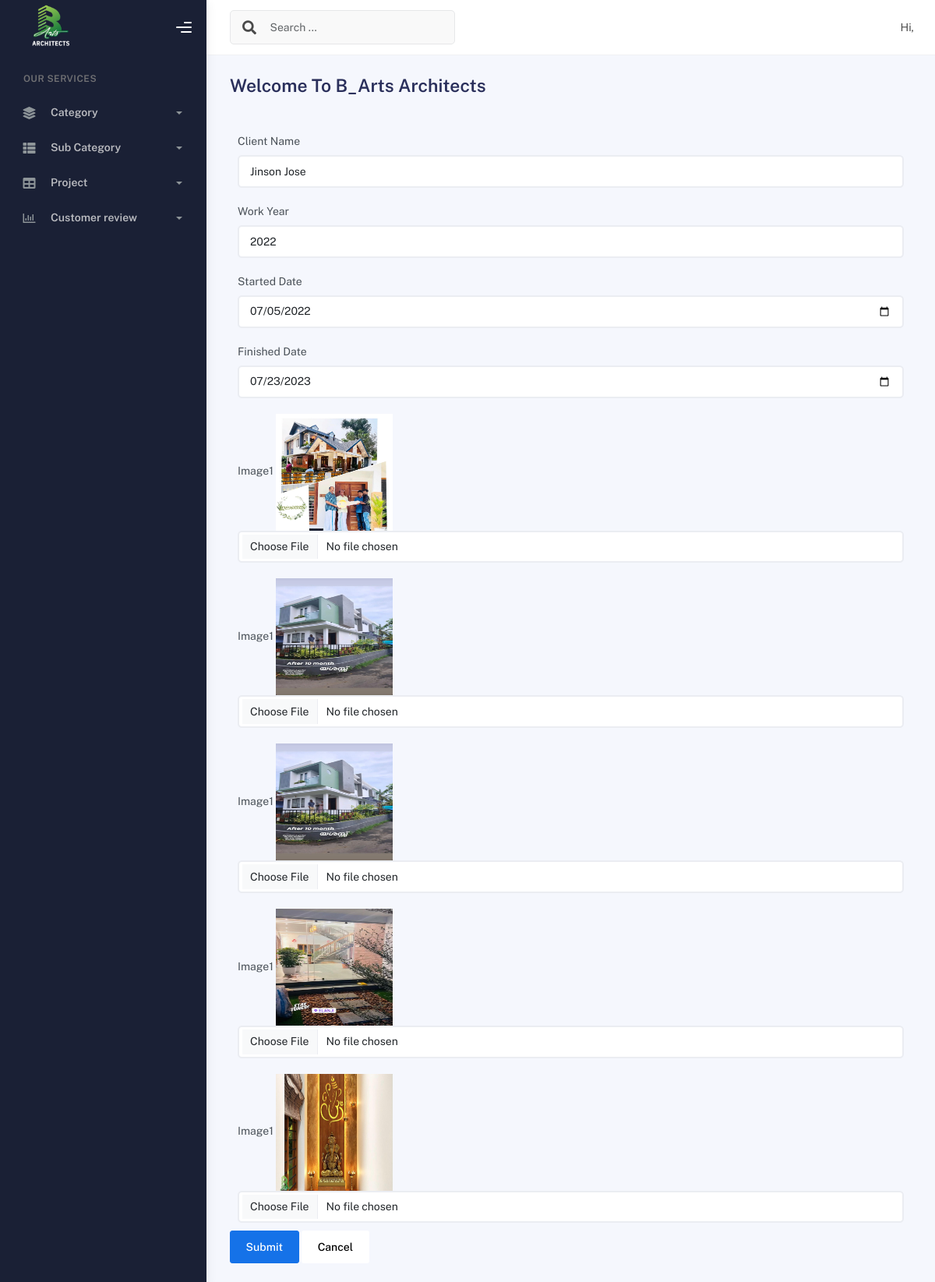
The app's page /Bartsapp/Edit_projects/1/ with its own data.
### Bartsapp/models.py (models this page shows)
class Projectdb(models.Model):
    Client_name=models.CharField(max_length=100,blank=True,null=True)
    Work_year=models.IntegerField(blank=True,null=True)
    Started_date=models.DateField(null=True,blank=True)
    Finished_date=models.DateField(blank=True,null=True)
    Image1=models.ImageField(upload_to="category images",null=True,blank=True)
    Image2=models.ImageField(upload_to="category images",null=True,blank=True)
    Image3=models.ImageField(upload_to="category images",null=True,blank=True)
    Image4=models.ImageField(upload_to="category images",null=True,blank=True)
    Image5=models.ImageField(upload_to="category images",null=True,blank=True)

### Bartsapp/views.py (the view)
# urls.py: path('Edit_projects/<int:pid>/', views.Edit_projects, name="Edit_projects"),
def Edit_projects(req,pid):
    data=Projectdb.objects.get(id=pid)
    return render(req,"Edit_Project.html",{'data':data,})

### Bartsapp/templates/Edit_Project.html (shortened to what this page needs)
<!DOCTYPE html>
<html lang="en">
<head>
</head>
<body>
</body>
<!DOCTYPE html>
{% extends 'index.html'%}
{%block content%}
<html lang="en">
<head>
</head>
<body>
<form class="forms-sample" method="post" action="{% url 'Update_Project' pid=data.id %}" enctype="multipart/form-data">
                    <div class="form-group">
                      </div>
                    <div class="form-group">
                      <label >Client Name</label>
                      <input type="text" class="form-control" id="cname" placeholder="Name" name="name" value="{{data.Client_name}}">
                    </div>
                    <div class="form-group">
                      <label >Work Year</label>
                      <input type="number" class="form-control" id="year"  value="{{data.Work_year}}" name="work">
                    </div>
                        <div class="form-group">
                      <label >Started Date</label>
                      <input type="date" class="form-control" id="syear" placeholder="year" name="syear"
                             value="{{data.Started_date|date:'Y-m-d' }}">
                    </div>
                    <div class="form-group">
                      <label >Finished Date</label>
                      <input type="date" class="form-control" id="eyear" placeholder="year" name="fyear" value="{{data.Finished_date|date:'Y-m-d' }}">
                    </div>
                    <div class="form-group">
                      <label for="exampleInputEmail3">Image1</label>
                        <img src="{{data.Image1.url}}" height="150px" width="150px">
                      <input type="file" class="form-control" id="exampleInputEmail1" placeholder="" name="image1">
                    </div>
                        <div class="form-group">
                      <label for="exampleInputEmail3">Image1</label>
                        <img src="{{data.Image2.url}}" height="150px" width="150px">
                      <input type="file" class="form-control" id="exampleInputEmail2" placeholder="" name="image2">
                    </div>
                    <div class="form-group">
                      <label for="exampleInputEmail3">Image1</label>
                        <img src="{{data.Image3.url}}" height="150px" width="150px">
                      <input type="file" class="form-control" id="exampleInputEmail3" placeholder="" name="image3">
                    </div>
                    <div class="form-group">
                      <label for="exampleInputEmail3">Image1</label>
                        <img src="{{data.Image4.url}}" height="150px" width="150px">
                      <input type="file" class="form-control" id="exampleInputEmail4" placeholder="" name="image4">
                    </div>
                     <div class="form-group">
                      <label for="exampleInputEmail3">Image1</label>
                        <img src="{{data.Image5.url}}" height="150px" width="150px">
                      <input type="file" class="form-control" id="exampleInputEmail5" placeholder="" name="image5">
                    </div>
                    <button type="submit" class="btn btn-primary mr-2">Submit</button>
                    <button class="btn btn-light">Cancel</button>
                  </form>
</body>
</html>
{%endblock%}

### records on screen
Projectdb: name "Jinson Jose", work "2022", syear "07/05/2022", fyear "07/23/2023", Image1 (picture), Image2 (picture), Image3 (picture), Image4 (picture), Image5 (picture)
